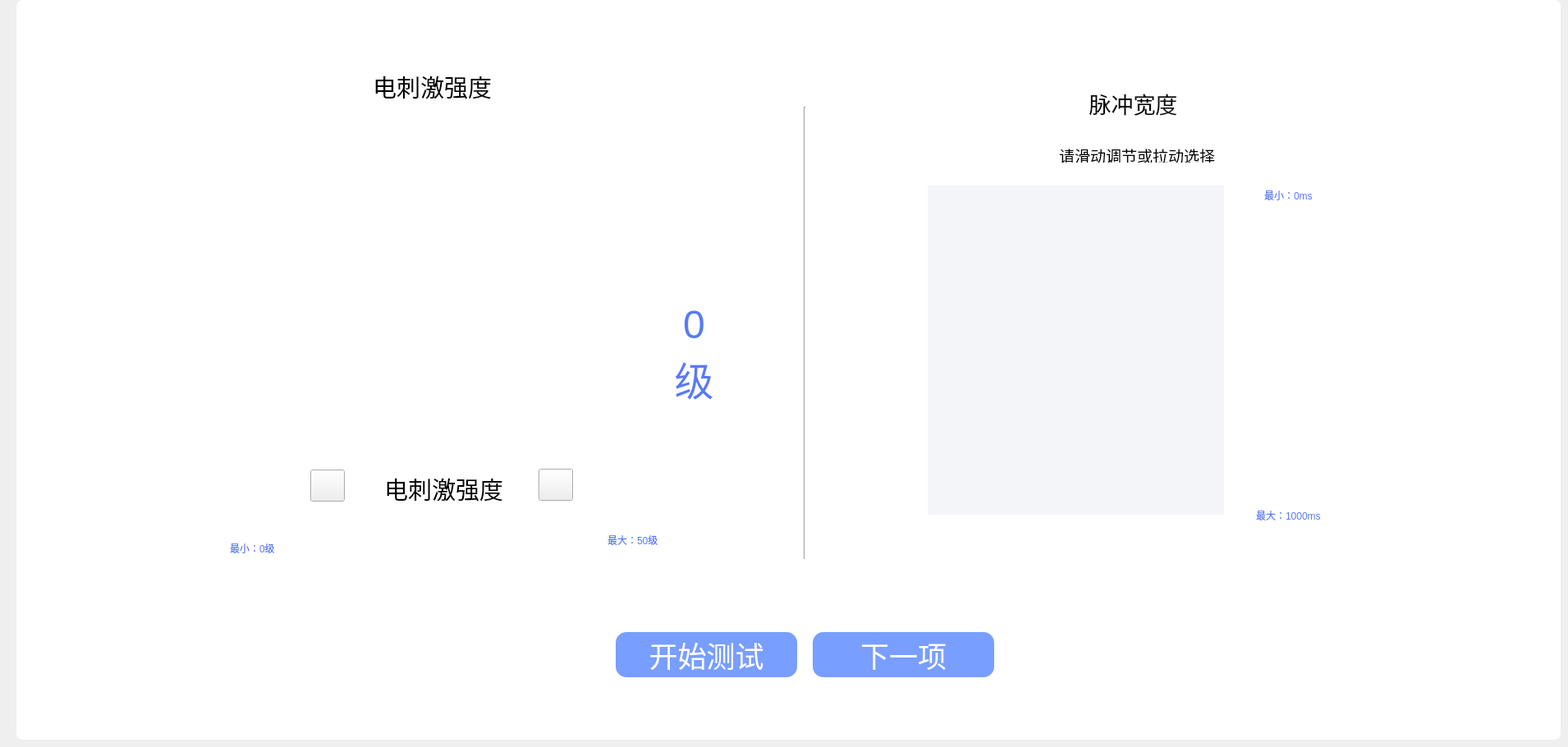
     <widget class="QWidget" name="tab_3">
      <attribute name="title">
       <string>Tab 1</string>
      </attribute>
      <widget class="QPushButton" name="pushButton_next">
       <property name="geometry">
        <rect>
         <x>990</x>
         <y>770</y>
         <width>221</width>
         <height>55</height>
        </rect>
       </property>
       <property name="minimumSize">
        <size>
         <width>0</width>
         <height>55</height>
        </size>
       </property>
       <property name="maximumSize">
        <size>
         <width>242</width>
         <height>55</height>
        </size>
       </property>
       <property name="font">
        <font>
         <pointsize>26</pointsize>
        </font>
       </property>
       <property name="styleSheet">
        <string notr="true">background-color: rgba(120, 158, 255, 1); color: rgba(255, 255, 255, 1); border-radius: 12.6px;</string>
       </property>
       <property name="text">
        <string>下一项</string>
       </property>
      </widget>
      <widget class="QLabel" name="label_5">
       <property name="geometry">
        <rect>
         <x>20</x>
         <y>0</y>
         <width>1881</width>
         <height>901</height>
        </rect>
       </property>
       <property name="minimumSize">
        <size>
         <width>0</width>
         <height>0</height>
        </size>
       </property>
       <property name="maximumSize">
        <size>
         <width>9999</width>
         <height>9999</height>
        </size>
       </property>
       <property name="styleSheet">
        <string notr="true">background-color: rgb(255, 255, 255); border-radius: 8px;</string>
       </property>
       <property name="text">
        <string/>
       </property>
      </widget>
      <widget class="QPushButton" name="pushButton_right_turnsmall">
       <property name="geometry">
        <rect>
         <x>378</x>
         <y>572</y>
         <width>42</width>
         <height>39</height>
        </rect>
       </property>
       <property name="minimumSize">
        <size>
         <width>42</width>
         <height>39</height>
        </size>
       </property>
       <property name="maximumSize">
        <size>
         <width>42</width>
         <height>39</height>
        </size>
       </property>
       <property name="styleSheet">
        <string notr="true">border-image: url(:/preprocess/pic/preprocess_eleTurnSmall.png);</string>
       </property>
       <property name="text">
        <string/>
       </property>
      </widget>
      <widget class="QLabel" name="label_stim_intensity">
       <property name="geometry">
        <rect>
         <x>810</x>
         <y>360</y>
         <width>71</width>
         <height>131</height>
        </rect>
       </property>
       <property name="font">
        <font>
         <pointsize>36</pointsize>
         <bold>false</bold>
        </font>
       </property>
       <property name="visible">
        <bool>false</bool>
       </property>
       <property name="styleSheet">
        <string notr="true">color: rgb(88, 122, 244);</string>
       </property>
       <property name="text">
        <string>0级</string>
       </property>
       <property name="alignment">
        <set>Qt::AlignCenter</set>
       </property>
       <property name="wordWrap">
        <bool>true</bool>
       </property>
      </widget>
      <widget class="QPushButton" name="pushButton_right_turnbig">
       <property name="geometry">
        <rect>
         <x>656</x>
         <y>571</y>
         <width>42</width>
         <height>39</height>
        </rect>
       </property>
       <property name="minimumSize">
        <size>
         <width>42</width>
         <height>39</height>
        </size>
       </property>
       <property name="maximumSize">
        <size>
         <width>42</width>
         <height>39</height>
        </size>
       </property>
       <property name="styleSheet">
        <string notr="true">border-image: url(:/preprocess/pic/preprocess_eleTurnBig.png);</string>
       </property>
       <property name="text">
        <string/>
       </property>
      </widget>
      <widget class="QPushButton" name="pushButton_start_test">
       <property name="geometry">
        <rect>
         <x>750</x>
         <y>770</y>
         <width>221</width>
         <height>55</height>
        </rect>
       </property>
       <property name="minimumSize">
        <size>
         <width>0</width>
         <height>55</height>
        </size>
       </property>
       <property name="maximumSize">
        <size>
         <width>364</width>
         <height>55</height>
        </size>
       </property>
       <property name="font">
        <font>
         <pointsize>26</pointsize>
        </font>
       </property>
       <property name="styleSheet">
        <string notr="true">QPushButton { background-color: rgba(120, 158, 255, 1); color: rgba(255, 255, 255, 1); border-radius: 12.6px; }
QPushButton:disabled { background-color: #707070; color: rgba(255, 255, 255, 1); border-radius: 12.6px; }</string>
       </property>
       <property name="text">
        <string>开始测试</string>
       </property>
      </widget>
      <widget class="QLabel" name="label_34">
       <property name="geometry">
        <rect>
         <x>1130</x>
         <y>226</y>
         <width>361</width>
         <height>401</height>
        </rect>
       </property>
       <property name="minimumSize">
        <size>
         <width>0</width>
         <height>0</height>
        </size>
       </property>
       <property name="maximumSize">
        <size>
         <width>730</width>
         <height>2333</height>
        </size>
       </property>
       <property name="styleSheet">
        <string notr="true">background-color: rgb(243, 245, 248);</string>
       </property>
       <property name="text">
        <string/>
       </property>
      </widget>
      <widget class="QWidget" name="widget_circle_level_right" native="true">
       <property name="geometry">
        <rect>
         <x>320</x>
         <y>140</y>
         <width>431</width>
         <height>451</height>
        </rect>
       </property>
       <property name="minimumSize">
        <size>
         <width>360</width>
         <height>360</height>
        </size>
       </property>
       <property name="maximumSize">
        <size>
         <width>460</width>
         <height>460</height>
        </size>
       </property>
      </widget>
      <widget class="QLabel" name="label_50">
       <property name="geometry">
        <rect>
         <x>460</x>
         <y>580</y>
         <width>161</width>
         <height>31</height>
        </rect>
       </property>
       <property name="minimumSize">
        <size>
         <width>27</width>
         <height>0</height>
        </size>
       </property>
       <property name="maximumSize">
        <size>
         <width>2700</width>
         <height>144</height>
        </size>
       </property>
       <property name="font">
        <font>
         <pointsize>22</pointsize>
         <bold>false</bold>
        </font>
       </property>
       <property name="styleSheet">
        <string notr="true"/>
       </property>
       <property name="text">
        <string>电刺激强度</string>
       </property>
       <property name="alignment">
        <set>Qt::AlignCenter</set>
       </property>
       <property name="wordWrap">
        <bool>false</bool>
       </property>
      </widget>
      <widget class="QWidget" name="widget_pulsewidth" native="true">
       <property name="geometry">
        <rect>
         <x>1130</x>
         <y>230</y>
         <width>360</width>
         <height>401</height>
        </rect>
       </property>
       <property name="minimumSize">
        <size>
         <width>360</width>
         <height>360</height>
        </size>
       </property>
       <property name="maximumSize">
        <size>
         <width>360</width>
         <height>3600</height>
        </size>
       </property>
      </widget>
      <widget class="QWidget" name="widget_pulsewidth_silder" native="true">
       <property name="geometry">
        <rect>
         <x>1520</x>
         <y>250</y>
         <width>101</width>
         <height>361</height>
        </rect>
       </property>
      </widget>
      <widget class="QLabel" name="label">
       <property name="geometry">
        <rect>
         <x>200</x>
         <y>20</y>
         <width>681</width>
         <height>651</height>
        </rect>
       </property>
       <property name="styleSheet">
        <string notr="true">border-image: url(:/set/pic/stim_background.png);</string>
       </property>
       <property name="text">
        <string/>
       </property>
      </widget>
      <widget class="QLabel" name="label_51">
       <property name="geometry">
        <rect>
         <x>1260</x>
         <y>110</y>
         <width>241</width>
         <height>31</height>
        </rect>
       </property>
       <property name="minimumSize">
        <size>
         <width>0</width>
         <height>0</height>
        </size>
       </property>
       <property name="maximumSize">
        <size>
         <width>999</width>
         <height>999</height>
        </size>
       </property>
       <property name="font">
        <font>
         <pointsize>20</pointsize>
         <bold>false</bold>
        </font>
       </property>
       <property name="styleSheet">
        <string notr="true">color: rgb(0, 0, 0);</string>
       </property>
       <property name="text">
        <string>脉冲宽度</string>
       </property>
       <property name="alignment">
        <set>Qt::AlignCenter</set>
       </property>
       <property name="wordWrap">
        <bool>false</bool>
       </property>
      </widget>
      <widget class="QLabel" name="label_57">
       <property name="geometry">
        <rect>
         <x>1290</x>
         <y>180</y>
         <width>191</width>
         <height>18</height>
        </rect>
       </property>
       <property name="minimumSize">
        <size>
         <width>0</width>
         <height>18</height>
        </size>
       </property>
       <property name="maximumSize">
        <size>
         <width>386</width>
         <height>18</height>
        </size>
       </property>
       <property name="font">
        <font>
         <pointsize>14</pointsize>
        </font>
       </property>
       <property name="styleSheet">
        <string notr="true"/>
       </property>
       <property name="text">
        <string>请滑动调节或拉动选择</string>
       </property>
      </widget>
      <widget class="QLabel" name="label_2">
       <property name="geometry">
        <rect>
         <x>740</x>
         <y>650</y>
         <width>71</width>
         <height>16</height>
        </rect>
       </property>
       <property name="styleSheet">
        <string notr="true">color: rgb(88, 122, 244);</string>
       </property>
       <property name="text">
        <string>最大：50级</string>
       </property>
      </widget>
      <widget class="QLabel" name="label_3">
       <property name="geometry">
        <rect>
         <x>280</x>
         <y>660</y>
         <width>61</width>
         <height>16</height>
        </rect>
       </property>
       <property name="styleSheet">
        <string notr="true">color: rgb(88, 122, 244);</string>
       </property>
       <property name="text">
        <string>最小：0级</string>
       </property>
      </widget>
      <widget class="QLabel" name="label_pulsewidth_min">
       <property name="geometry">
        <rect>
         <x>1540</x>
         <y>230</y>
         <width>61</width>
         <height>16</height>
        </rect>
       </property>
       <property name="styleSheet">
        <string notr="true">color: rgb(88, 122, 244);</string>
       </property>
       <property name="text">
        <string>最小：0ms</string>
       </property>
      </widget>
      <widget class="QLabel" name="label_pulsewidth_max">
       <property name="geometry">
        <rect>
         <x>1530</x>
         <y>620</y>
         <width>81</width>
         <height>16</height>
        </rect>
       </property>
       <property name="styleSheet">
        <string notr="true">color: rgb(88, 122, 244);</string>
       </property>
       <property name="text">
        <string>最大：1000ms</string>
       </property>
      </widget>
      <widget class="QLabel" name="label_60">
       <property name="geometry">
        <rect>
         <x>446</x>
         <y>90</y>
         <width>161</width>
         <height>31</height>
        </rect>
       </property>
       <property name="minimumSize">
        <size>
         <width>27</width>
         <height>0</height>
        </size>
       </property>
       <property name="maximumSize">
        <size>
         <width>2700</width>
         <height>144</height>
        </size>
       </property>
       <property name="font">
        <font>
         <pointsize>22</pointsize>
         <bold>false</bold>
        </font>
       </property>
       <property name="styleSheet">
        <string notr="true"/>
       </property>
       <property name="text">
        <string>电刺激强度</string>
       </property>
       <property name="alignment">
        <set>Qt::AlignCenter</set>
       </property>
       <property name="wordWrap">
        <bool>false</bool>
       </property>
      </widget>
      <widget class="Line" name="line_7">
       <property name="geometry">
        <rect>
         <x>970</x>
         <y>130</y>
         <width>20</width>
         <height>551</height>
        </rect>
       </property>
       <property name="orientation">
        <enum>Qt::Vertical</enum>
       </property>
      </widget>
      <zorder>label_5</zorder>
      <zorder>label</zorder>
      <zorder>label_34</zorder>
      <zorder>pushButton_next</zorder>
      <zorder>pushButton_right_turnsmall</zorder>
      <zorder>label_stim_intensity</zorder>
      <zorder>pushButton_right_turnbig</zorder>
      <zorder>pushButton_start_test</zorder>
      <zorder>label_50</zorder>
      <zorder>widget_pulsewidth</zorder>
      <zorder>widget_pulsewidth_silder</zorder>
      <zorder>label_51</zorder>
      <zorder>label_57</zorder>
      <zorder>label_2</zorder>
      <zorder>label_3</zorder>
      <zorder>label_pulsewidth_min</zorder>
      <zorder>label_pulsewidth_max</zorder>
      <zorder>widget_circle_level_right</zorder>
      <zorder>label_60</zorder>
      <zorder>line_7</zorder>
     </widget>
